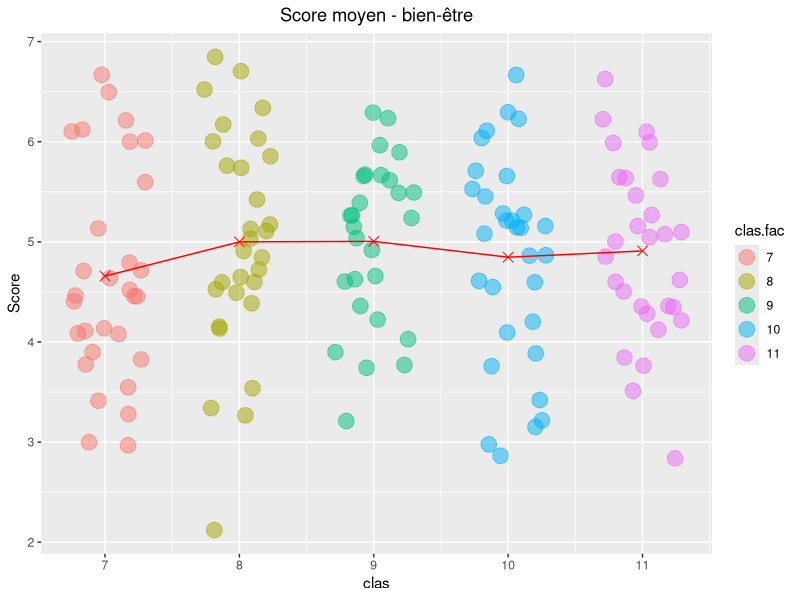
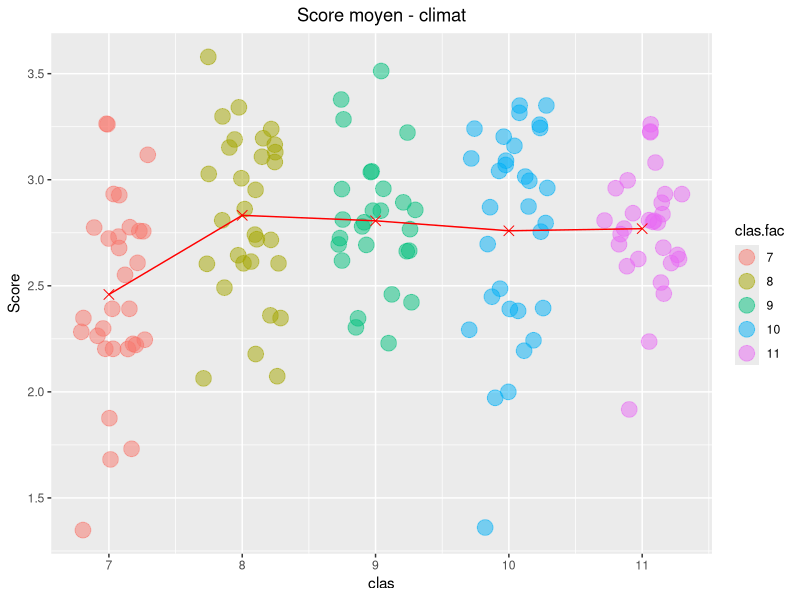
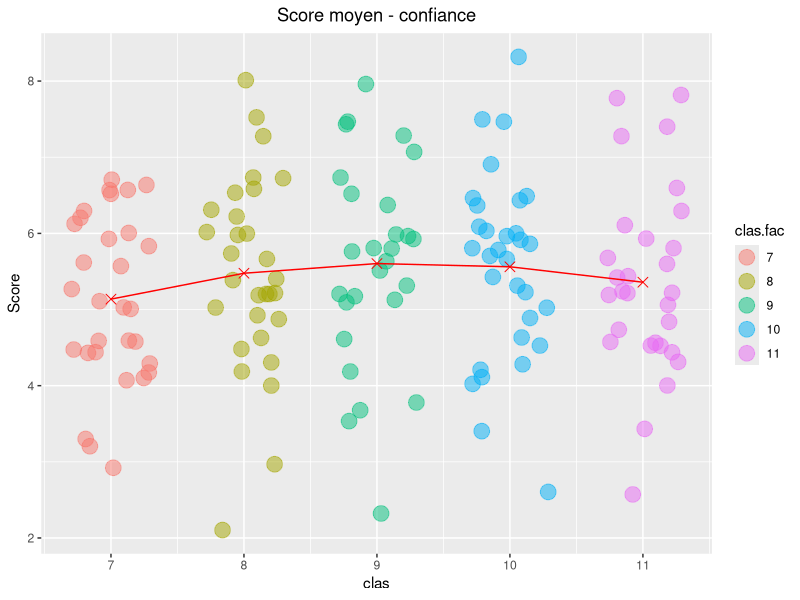
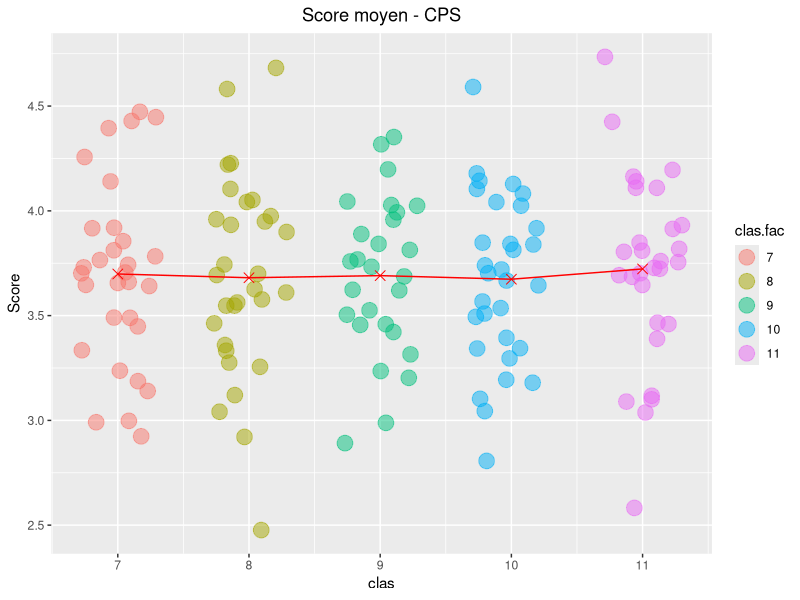
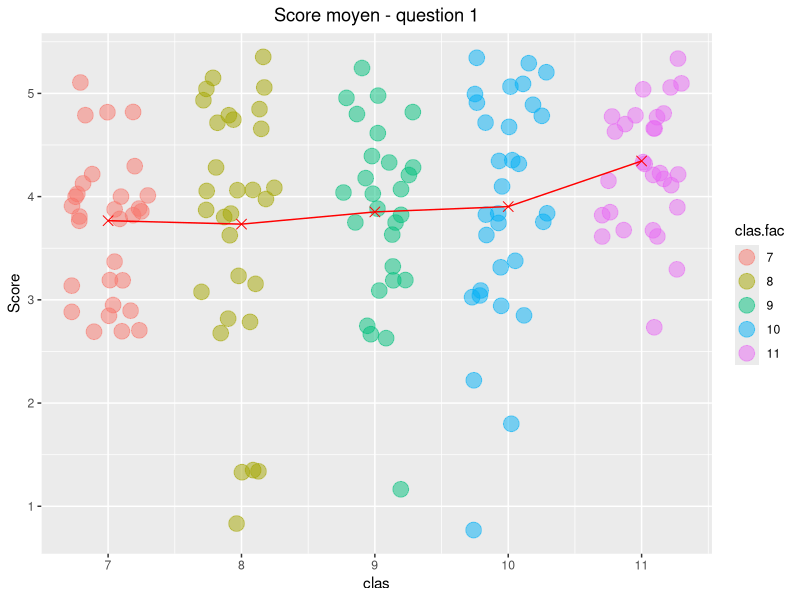
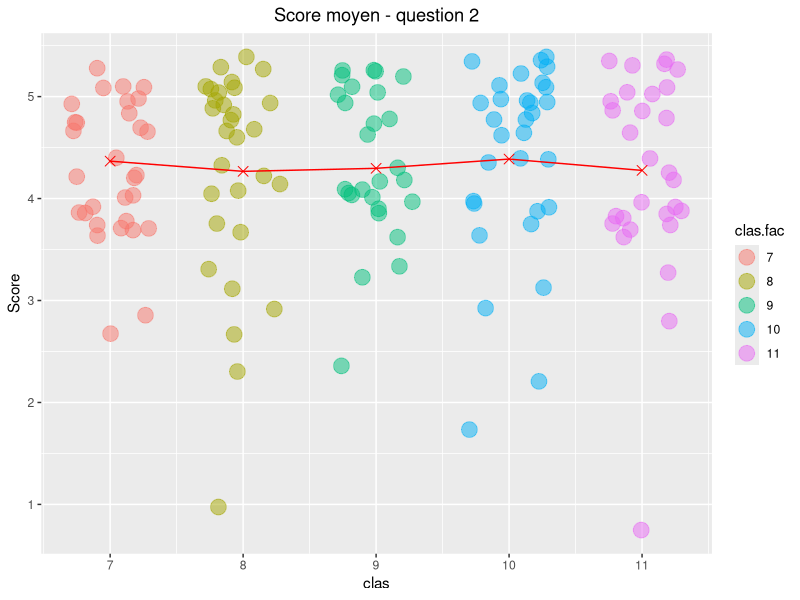

These figures' R source, in order:
# lancement des packages
library(readxl)
library(tidyverse)
library(rio)

# Importation des données brutes présentées sous la forme d'un tableau unique d'un temps.
d <- read_excel("dupp2020_ms_raw.xlsx")
str(d) #on observe que la variable "RecordedDate" semble avoir été bien intégrée (POSIXct)

d <- d %>% 
  rename(date = RecordedDate) %>%  #dans cet ordre.
  mutate(id = tolower(id)) #gestion de la casse.

# Recodage des variables au score inversé

d <- d %>% 
  mutate(cps.26_3 = 6 - cps.26_3,
         cps.26_25 = 6 - cps.26_25,
         be.8_4 = 8 - be.8_4,
         be.8_5 = 8 - be.8_5,
         be.8_8 = 8 - be.8_8,
         con.10_4 = 10 - con.10_4,
         con.10_5 = 10 - con.10_5,
         con.10_6 = 10 - con.10_6,
         con.10_7 = 10 - con.10_7,
         con.10_9 = 10 - con.10_9,
         cli.53_2 = 5 - cli.53_2,
         cli.53_3 = 5 - cli.53_3,
         cli.53_4 = 5 - cli.53_4,
         cli.53_5 = 5 - cli.53_5,
         cli.53_7 = 5 - cli.53_7,
         cli.53_8 = 5 - cli.53_8,
         cli.53_9 = 5 - cli.53_9,
         cli.53_10 = 5 - cli.53_10,
         cli.53_12 = 5 - cli.53_12,
         cli.53_13 = 5 - cli.53_13,
         cli.53_14 = 5 - cli.53_14,
         cli.53_16 = 5 - cli.53_16,
         cli.53_17 = 5 - cli.53_17,
         cli.53_19 = 5 - cli.53_19,
         cli.53_20 = 5 - cli.53_20,
  )
         
# Création des moyennes de chaque questionnaire pour chaque observation

d <- d %>% 
  mutate(cps_sco = rowMeans(select(.,starts_with("cps")) ,na.rm =T),
         con_sco = rowMeans(select(.,starts_with("con")),na.rm =T),
         be_sco  = rowMeans(select(.,starts_with("be")) ,na.rm =T),
         cli_sco = rowMeans(select(.,starts_with("cli")),na.rm =T),
         har_1_sco = rowMeans(select(.,starts_with("har_1")),na.rm = T),
         har_2_sco = rowMeans(select(.,starts_with("har_2")),na.rm = T)
         )

d$clas.fac <- as.factor(d$clas)

##########
# Résumé #
##########

summary <- d %>% 
  group_by(clas) %>% 
  summarize(n=n(),
            cps=mean(cps_sco),
            confiance=mean(con_sco),
            be=mean(be_sco),
            climat=mean(cli_sco),
            question_1=mean(har_1_sco),
            question_2=mean(har_2_sco),
  )

#################
# visualisation #
#################


#score global par classe
vis_cps <- d %>% 
  ggplot() +
  aes(x = clas, y = cps_sco, color = clas.fac) +
  geom_jitter(size = 5, alpha = .5, width = 0.3) +
  stat_summary(fun = mean, geom = "point", size = 3, shape = 4, color = "red") +
  stat_summary(fun = mean, geom = "line", aes(group = 1), color = "red") + #Le group = 1 est nécessaire pour dire à la ligne de connecter tous les points.
  labs(title = "Score moyen - CPS", y = "Score") +
  theme(plot.title = element_text(hjust = 0.5))

vis_con <- d %>% 
  ggplot() +
  aes(x = clas, y = con_sco, color = clas.fac) +
  geom_jitter(size = 5, alpha = .5, width = 0.3) +
  stat_summary(fun = mean, geom = "point", size = 3, shape = 4, color = "red") +
  stat_summary(fun = mean, geom = "line", aes(group = 1), color = "red") + #Le group = 1 est nécessaire pour dire à la ligne de connecter tous les points.
  labs(title = "Score moyen - confiance", y = "Score") +
  theme(plot.title = element_text(hjust = 0.5))


vis_be <- d %>% 
  ggplot() +
  aes(x = clas, y = be_sco, color = clas.fac) +
  geom_jitter(size = 5, alpha = .5, width = 0.3) +
  stat_summary(fun = mean, geom = "point", size = 3, shape = 4, color = "red") +
  stat_summary(fun = mean, geom = "line", aes(group = 1), color = "red") + #Le group = 1 est nécessaire pour dire à la ligne de connecter tous les points.
  labs(title = "Score moyen - bien-être", y = "Score") +
  theme(plot.title = element_text(hjust = 0.5))

vis_cli <- d %>% 
  ggplot() +
  aes(x = clas, y = cli_sco, color = clas.fac) +
  geom_jitter(size = 5, alpha = .5, width = 0.3) +
  stat_summary(fun = mean, geom = "point", size = 3, shape = 4, color = "red") +
  stat_summary(fun = mean, geom = "line", aes(group = 1), color = "red") + #Le group = 1 est nécessaire pour dire à la ligne de connecter tous les points.
  labs(title = "Score moyen - climat", y = "Score") +
  theme(plot.title = element_text(hjust = 0.5))

vis_har_1 <- d %>% 
  ggplot() +
  aes(x = clas, y = har_1_sco, color = clas.fac) +
  geom_jitter(size = 5, alpha = .5, width = 0.3) +
  stat_summary(fun = mean, geom = "point", size = 3, shape = 4, color = "red") +
  stat_summary(fun = mean, geom = "line", aes(group = 1), color = "red") + #Le group = 1 est nécessaire pour dire à la ligne de connecter tous les points.
  labs(title = "Score moyen - question 1", y = "Score") +
  theme(plot.title = element_text(hjust = 0.5))

vis_har_2 <- d %>% 
  ggplot() +
  aes(x = clas, y = har_2_sco, color = clas.fac) +
  geom_jitter(size = 5, alpha = .5, width = 0.3) +
  stat_summary(fun = mean, geom = "point", size = 3, shape = 4, color = "red") +
  stat_summary(fun = mean, geom = "line", aes(group = 1), color = "red") + #Le group = 1 est nécessaire pour dire à la ligne de connecter tous les points.
  labs(title = "Score moyen - question 2", y = "Score") +
  theme(plot.title = element_text(hjust = 0.5))

#################
# df pour marie #
#################

d_ms <- d %>% 
  select(., date, id, clas, sex, cps_sco, con_sco, be_sco, cli_sco, har_1_sco, har_2_sco)
export(d_ms, "donnees_marie.xlsx")
